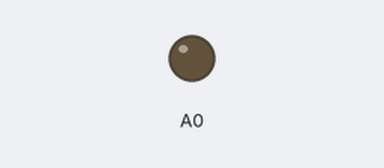
This sketch was run on a simulated Arduino Uno R4 WiFi. Parts: output pins drawn as LEDs (lit = HIGH). Random numbers use the default seed unless the sketch sets one.

Above: at 0.0 s.
At 0.45 s:
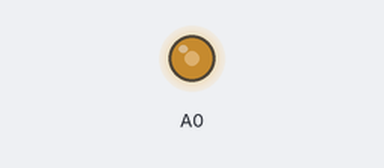
Timing chart, 0 to 0.4 s (numbered marks = the images above):
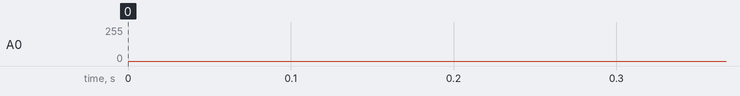

The sketch:

3CH_Karptune.ino
```cpp
// 3 channel karplus-strong generator //

#include "FspTimer.h"

FspTimer audio_timer;

#define SAMPLE_RATE 22050
#define BPM 128
#define FIXED_SHIFT 16
#define FIXED_SCALE (1UL << FIXED_SHIFT)

#define BUF_SIZE_1 150
#define BUF_SIZE_2 200
#define BUF_SIZE_3 60

int16_t delay_line1[BUF_SIZE_1];
int16_t delay_line2[BUF_SIZE_2];
int16_t delay_line3[BUF_SIZE_3];

uint16_t ptr1 = 0, ptr2 = 0, ptr3 = 0;
uint16_t len1 = BUF_SIZE_1, len2 = BUF_SIZE_2, len3 = BUF_SIZE_3;

volatile uint32_t global_sample_count = 0;
const uint32_t STEP_LEN_SAMPLES = (uint32_t)SAMPLE_RATE * 60 / BPM / 4;

uint32_t scale_freqs[] = {110, 130, 146, 164, 196, 220};

uint16_t lfsr = 0xACE1u;
inline int16_t noise_gen() {

    uint8_t bit = lfsr & 1;
    lfsr >>= 1;
    if (bit) lfsr ^= 0xB400u;
    return (int16_t)((lfsr & 0xFF) - 128) << 4;

}

void timer_callback(timer_callback_args_t __attribute((unused)) *p_args) {

    global_sample_count++;

    int16_t out1 = delay_line1[ptr1];
    uint16_t next_ptr1 = (ptr1 + 1 >= len1) ? 0 : ptr1 + 1;
    delay_line1[ptr1] = ((out1 + delay_line1[next_ptr1]) >> 1) * 995 >> 10;
    ptr1 = next_ptr1;

    int16_t out2 = delay_line2[ptr2];
    int16_t feedback2 = (out2 ^ (out2 >> 2)) * 990 >> 10;
    delay_line2[ptr2] = feedback2;
    ptr2 = (ptr2 + 1 >= len2) ? 0 : ptr2 + 1;

    int16_t out3 = delay_line3[ptr3];
    delay_line3[ptr3] = (out3 * 960 >> 10);
    ptr3 = (ptr3 + 1 >= len3) ? 0 : ptr3 + 1;

    int32_t mixed = 2048 + (out1 >> 2) + (out2 >> 2) + (out3 >> 1);

    if(mixed < 0) mixed = 0;
    if(mixed > 4095) mixed = 4095;
    analogWrite(DAC, (uint16_t)mixed);

}

void trigger(int channel, uint32_t freq) {

    uint16_t samples = SAMPLE_RATE / freq;
    if (channel == 1) {
        len1 = (samples > BUF_SIZE_1) ? BUF_SIZE_1 : samples;
        for(int i=0; i<len1; i++) delay_line1[i] = noise_gen();
    } else if (channel == 2) {
        len2 = (samples > BUF_SIZE_2) ? BUF_SIZE_2 : samples;
        for(int i=0; i<len2; i++) delay_line2[i] = noise_gen() ^ 0x0F0F;
    } else if (channel == 3) {
        len3 = BUF_SIZE_3;
        for(int i=0; i<len3; i++) delay_line3[i] = noise_gen();
    }

}

bool beginTimer(float rate) {

    uint8_t timer_type = GPT_TIMER;
    int8_t tindex = FspTimer::get_available_timer(timer_type);
    if (tindex==0) { FspTimer::force_use_of_pwm_reserved_timer(); tindex = FspTimer::get_available_timer(timer_type); }
    if(!audio_timer.begin(TIMER_MODE_PERIODIC, timer_type, tindex, rate, 0.0f, timer_callback)) return false;
    audio_timer.setup_overflow_irq();
    audio_timer.open();
    audio_timer.start();
    return true;

}

void setup() {

    analogWriteResolution(12);
    lfsr = random(1, 65535);
    beginTimer(SAMPLE_RATE);

}

void loop() {

    static uint32_t last_step = 999;
    uint32_t step_idx = global_sample_count / STEP_LEN_SAMPLES;

    if(step_idx != last_step) {
        last_step = step_idx;
        uint32_t r = random(0, 65535);

        if(step_idx % 2 == 0) {
            trigger(1, scale_freqs[r % 6] << (r % 2 + 1));
        }

        if((r & 0xF) > 10) {
            trigger(2, scale_freqs[r % 3] << 1);
        }

        if(step_idx % 4 == 0 || (step_idx % 8 == 6 && (r & 1))) {
            trigger(3, 50);
        }
    }

}
```
